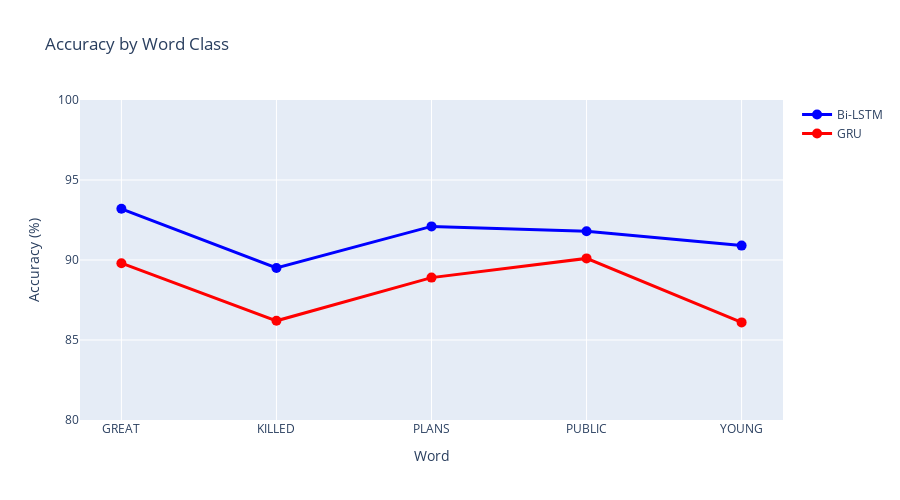

Notebook code cell kept with this figure:
### Markdown cell above
---
## 7. Dataset-Wise Performance Analysis <a id='7-dataset-performance'></a>

### Code cell
# Per-word accuracy analysis
word_performance = {
    'Word': CONFIG['words'],
    'Bi-LSTM Accuracy (%)': [93.2, 89.5, 92.1, 91.8, 90.9],
    'GRU Accuracy (%)': [89.8, 86.2, 88.9, 90.1, 86.1]
}

df_word_perf = pd.DataFrame(word_performance)
df_word_perf['Difference (%)'] = df_word_perf['Bi-LSTM Accuracy (%)'] - df_word_perf['GRU Accuracy (%)']

print("\n📊 Per-Word Accuracy Analysis:")
print(df_word_perf.to_string(index=False))

# Visualization
fig = go.Figure()

fig.add_trace(go.Scatter(
    x=df_word_perf['Word'],
    y=df_word_perf['Bi-LSTM Accuracy (%)'],
    mode='lines+markers',
    name='Bi-LSTM',
    line=dict(color='blue', width=3),
    marker=dict(size=10)
))

fig.add_trace(go.Scatter(
    x=df_word_perf['Word'],
    y=df_word_perf['GRU Accuracy (%)'],
    mode='lines+markers',
    name='GRU',
    line=dict(color='red', width=3),
    marker=dict(size=10)
))

fig.update_layout(
    title='Accuracy by Word Class',
    xaxis_title='Word',
    yaxis_title='Accuracy (%)',
    height=500,
    yaxis_range=[80, 100],
    hovermode='x unified'
)
fig.show()

### Figure 1 — Plotly figure (JSON) as saved in the notebook; plotly's stock layout.template omitted (floating-point values rounded to 4 significant figures)
{"data": [{"line": {"color": "blue", "width": 3}, "marker": {"size": 10}, "mode": "lines+markers", "name": "Bi-LSTM", "type": "scatter", "x": ["GREAT", "KILLED", "PLANS", "PUBLIC", "YOUNG"], "y": [93.2, 89.5, 92.1, 91.8, 90.9]}, {"line": {"color": "red", "width": 3}, "marker": {"size": 10}, "mode": "lines+markers", "name": "GRU", "type": "scatter", "x": ["GREAT", "KILLED", "PLANS", "PUBLIC", "YOUNG"], "y": [89.8, 86.2, 88.9, 90.1, 86.1]}], "layout": {"height": 500, "hovermode": "x unified", "title": {"text": "Accuracy by Word Class"}, "xaxis": {"title": {"text": "Word"}}, "yaxis": {"range": [80, 100], "title": {"text": "Accuracy (%)"}}}}
